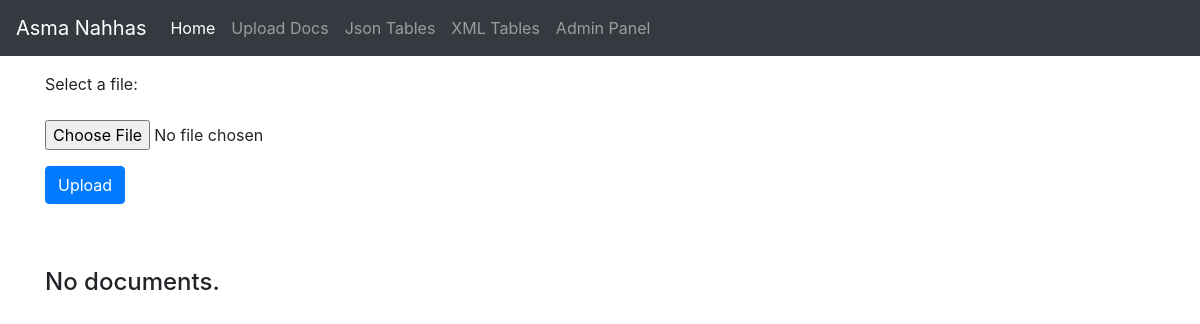
/uploadDocx, run on an earlier commit of the app's database.
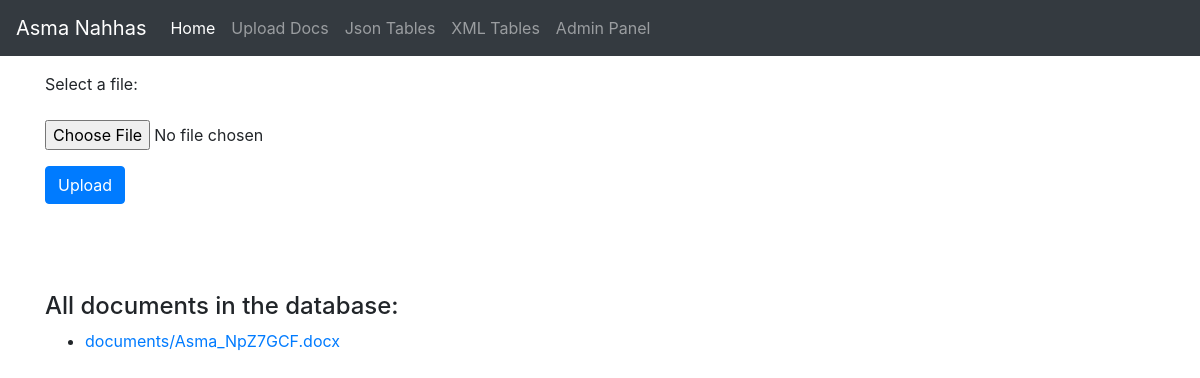
And on a later commit of the database.
### myapp/models.py (models this page shows)
class Document(models.Model):
    docfile = models.FileField(upload_to='documents/')

### myapp/views.py (the view)
# urls.py: path('uploadDocx', uploadDocx, name='uploadDocx'),
def uploadDocx(request):
    message =""
    if request.method == 'POST':
        form = DocumentForm(request.POST, request.FILES)
        if form.is_valid():
            newdoc = Document(docfile=request.FILES['docfile'])
            newdoc.save()
            print(newdoc.docfile.name)
            Headers=[]
            f = open('media/'+newdoc.docfile.name, 'rb')
            doc=DOCX(f)
            fileIndexVar=0
            pattern = re.compile(r'^Table+[0-9]+$')
            allHeaders=[]
            allHeaders=Table.objects.values_list('name', flat=True)
            print("All Headers Are")
            print(allHeaders)
            print("All the Paraghraphs")
            allCurrentParags=[]
            for paragraph in doc.paragraphs:
                if paragraph.style.name=='Heading 1':
                    allCurrentParags.append(paragraph.text)
            print(allCurrentParags)
            for i,paragraph in enumerate(doc.paragraphs):
                if paragraph.style.name=='Heading 1':
                    if re.match(pattern, paragraph.text):
                        print("Match found the table name"+paragraph.text)
                        message = 'File Matching the constraints Successfuly'
                        if paragraph.text in allHeaders or  allCurrentParags.count(paragraph.text ) > 1  :
                            message='The Titles in this File is not Unique with previously added Titles'
                        else:
                            Headers.append(paragraph.text)
                            newTable=Table(name=paragraph.text,fileName=newdoc.docfile.name,fileIndex=fileIndexVar)
                            newTable.save();
                            fileIndexVar+=1;
                    else:
                        print("Match not found")
                        message = 'File headers mismatching the constraints'
            print (Headers)
            documents = Document.objects.all()
            return render(request,'list.html',{'documents': documents,'form': form,'message':message})
        else:
            message = 'The form is not valid. Fix the following error:'
    else:
        form = DocumentForm()  # An empty, unbound form
    documents = Document.objects.all()
    context = {'documents': documents, 'form': form, 'message': message}
    return render(request, 'list.html', context)

### myapp/forms.py
class DocumentForm(forms.Form):
    docfile = forms.FileField(label='Select a file')

### myapp/templates/list.html (shortened to what this page needs)
{% extends 'layout.html' %}
			{% block content %}
        <form action="{% url "uploadDocx" %}" method="post" enctype="multipart/form-data"  class="form-group" >
            <p>{{ form.docfile.label_tag }} {{ form.docfile.help_text }}</p>
            <p>
                {{ form.docfile }}
            </p>
            <p><input  class="btn btn-primary" type="submit" value="Upload"/></p>
        </form>
        {% if documents %}
		<br/>
		<br/>
		<br/>
          <h4>  All documents in the database: </h4>
            <ul>
                {% for document in documents %}
                    <li><a href="{{ document.docfile.url }}">{{ document.docfile.name }}</a></li>
                {% endfor %}
            </ul>
			<br/>
        {% else %}
			<br/>
			<br/>
            <h4>No documents.</h4>
        {% endif %}
	{% endblock %}

What changed in the data, as far as the page shows it:
added Document: docfile.name "documents/Asma_NpZ7GCF.docx"
Also different on the page:
text no longer shown: "No documents."
text now shown: "All documents in the database:"
